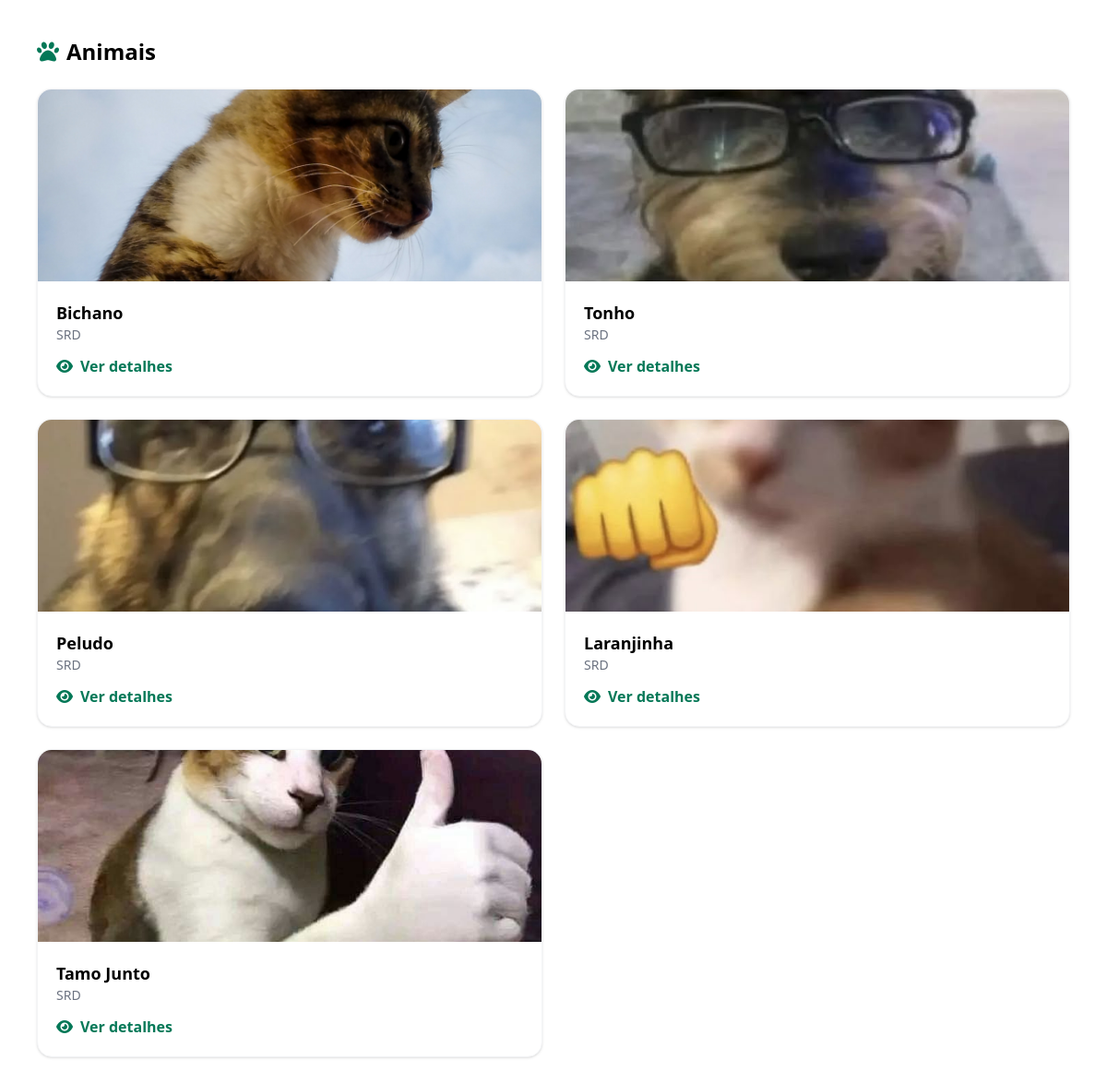
The page /animais/ on the database as committed earlier.
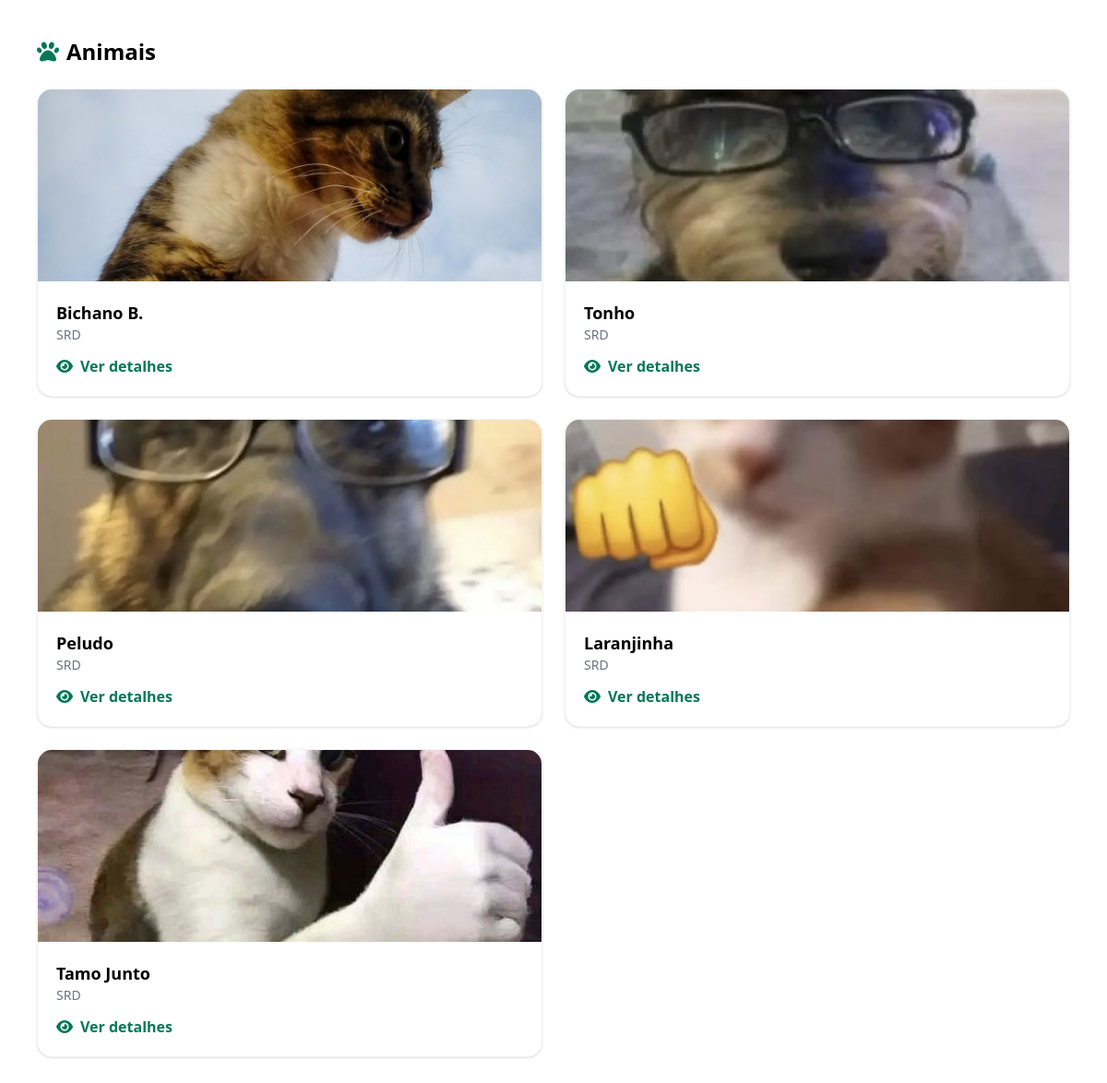
The same page on the database as committed later.
### animals/models.py (models this page shows, shortened)
class Animal(models.Model):
    STATUS = (
        ("ADOCAO", "Para adoção"),
        ("ADOTADO", "Adotado"),
        ("PERDIDO", "Perdido"),
        ("TRATAMENTO", "Em tratamento"),
    )
    SEXO = (
        ("M", "Macho"),
        ("F", "Fêmea"),
        ("N", "Não informado"),
    )
    PORTE = (
        ("P", "Pequeno"),
        ("M", "Médio"),
        ("G", "Grande"),
        ("N", "Não informado"),
    )
    APROVACAO_CHOICES = (
        ("APROVADO", "Aprovado"),
        ("PENDENTE", "Pendente"),
        ("REJEITADO", "Rejeitado"),
    )
    nome = models.CharField(max_length=100)
    especie = models.CharField(max_length=50)
    raca = models.CharField(max_length=50)
    status = models.CharField(max_length=20, choices=STATUS, default="ADOCAO")
    sexo = models.CharField(max_length=1, choices=SEXO, default="N")
    porte = models.CharField(max_length=1, choices=PORTE, default="N")
    vacinado = models.BooleanField(default=False)
    castrado = models.BooleanField(default=False)
    idade_anos = models.PositiveSmallIntegerField(blank=True, null=True)
    idade_meses = models.PositiveSmallIntegerField(blank=True, null=True)
    historia = models.TextField(blank=True, null=True)
    responsavel = models.ForeignKey(
        User,
        on_delete=models.CASCADE,
        related_name="animais"
    )
    foto = models.ImageField(upload_to='animais/', blank=True, null=True)
    qr_code = models.ImageField(upload_to='qrcodes/', blank=True, null=True)
    aprovacao_status = models.CharField(
        max_length=10,
        choices=APROVACAO_CHOICES,
        default="APROVADO",
        db_index=True,
    )
    aprovado_por = models.ForeignKey(
        settings.AUTH_USER_MODEL,
        null=True,
        blank=True,
        on_delete=models.SET_NULL,
        related_name="animais_aprovados",
    )
    aprovacao_data = models.DateTimeField(null=True, blank=True)
    aprovacao_motivo = models.CharField(max_length=255, blank=True, default="")

### animals/views.py (the view, shortened to what this page needs)
# urls.py: path("animais/", views.animais_publicos, name="animais_publicos"),
def animais_publicos(request):
    status = request.GET.get("status")
    lat = request.GET.get("lat")
    lng = request.GET.get("lng")
    try:
        raio_km = float(request.GET.get("km") or 2)
    except ValueError:
        raio_km = 2
    if raio_km < 0.5:
        raio_km = 0.5
    if raio_km > 50:
        raio_km = 50
    animais = Animal.objects.filter(aprovacao_status="APROVADO")
    aviso = None
    if status:
        animais = animais.filter(status=status)
    return render(request, "animals/public_list.html", {
        "animais": animais,
        "status": status,
        "aviso": aviso,
        "raio_km": raio_km,
    })

### animals/context_processors.py (called while the page is built)
def notificacoes_context(request):
    if request.user.is_authenticated:
        count = Notificacao.objects.filter(
            usuario=request.user,
            lida=False
        ).count()
    else:
        count = 0
    return {
        "notificacoes_nao_lidas": count
    }

### animals/templates/animals/public_list.html (shortened to what this page needs)
{% extends "base_public.html" %}
{% block content %}
<div class="max-w-6xl mx-auto px-4 py-10">
  <div class="flex items-center justify-between mb-6">
    <h1 class="text-2xl font-extrabold flex items-center gap-2">
      <i class="fa-solid fa-paw text-emerald-700"></i>
      {% if status == "ADOCAO" %}
        Animais para adoção
      {% elif status == "PERDIDO" %}
        Animais perdidos próximos
      {% else %}
        Animais
      {% endif %}
    </h1>
  </div>
  <div class="grid grid-cols-1 md:grid-cols-2 xl:grid-cols-3 gap-6">
    {% for animal in animais %}
      <div class="bg-white rounded-2xl shadow border border-gray-100 overflow-hidden">
        {% if animal.foto %}
          <img src="{{ animal.foto.url }}" class="w-full h-52 object-cover">
        {% else %}
          <img src="https://placehold.co/900x600?text=Sem+Foto" class="w-full h-52 object-cover">
        {% endif %}
        <div class="p-5">
          <h2 class="text-lg font-bold">{{ animal.nome }}</h2>
          <p class="text-sm text-gray-500">{{ animal.raca }}</p>
          <a href="{% url 'animal_public_detail' animal.id %}"
             class="mt-3 inline-flex items-center gap-2 text-emerald-700 font-semibold hover:underline">
            <i class="fa-solid fa-eye"></i> Ver detalhes
          </a>
        </div>
      </div>
    {% empty %}
      <p class="text-gray-600">Nenhum animal encontrado.</p>
    {% endfor %}
  </div>
</div>
{% endblock %}

Rows that differ between the two databases and show on the page:
changed Animal: nome "Bichano" → "Bichano B."
